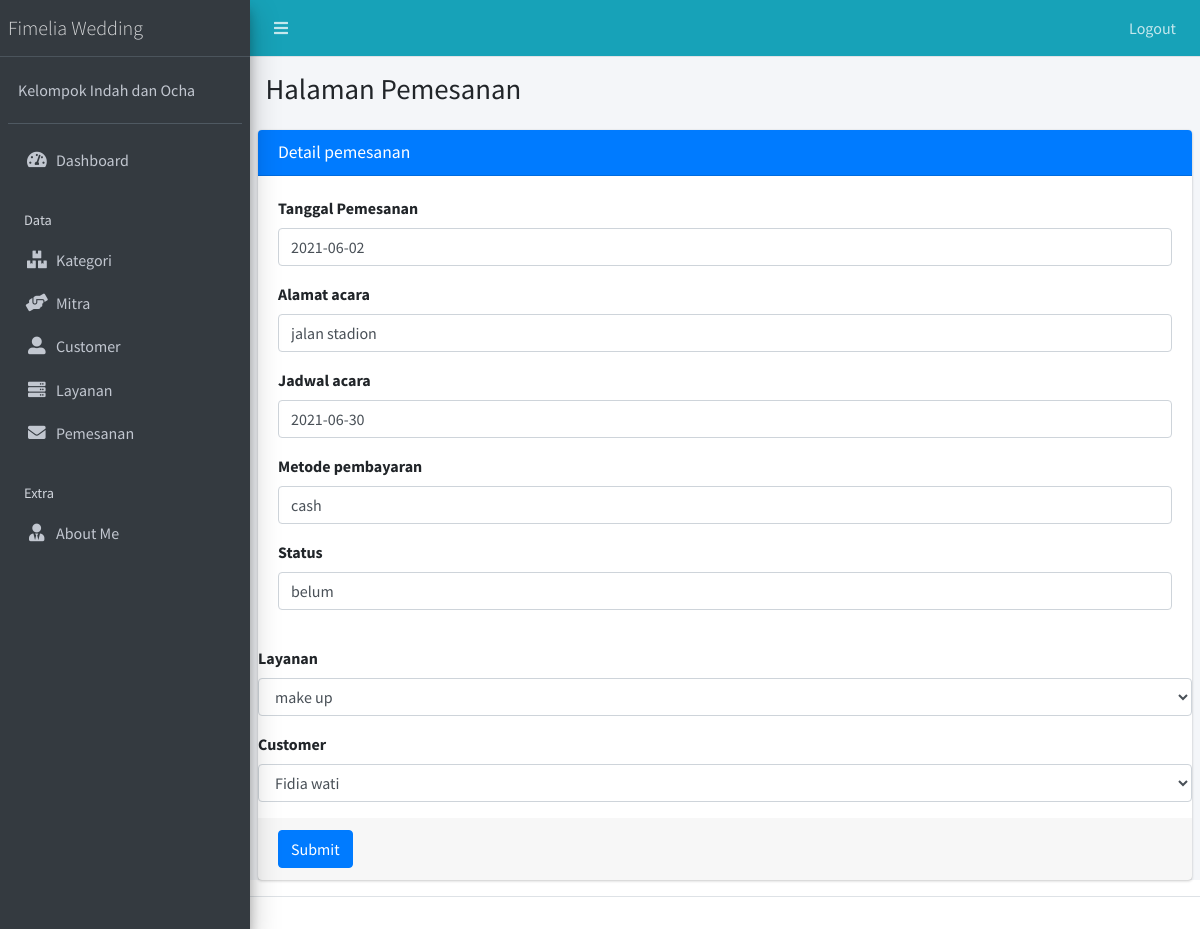
/public/pemesanan/edit/1 (signed in), run on the app's committed database.
### tables this page shows
CREATE TABLE `pemesanan` (
  `id_pemesanan` int(11) NOT NULL,
  `id_layanan` int(11) NOT NULL,
  `id_customer` int(11) NOT NULL,
  `tanggal_pemesanan` date NOT NULL,
  `alamat_acara` varchar(255) NOT NULL,
  `jadwal_acara` date NOT NULL,
  `metode_pembayaran` varchar(255) NOT NULL,
  `status` varchar(255) NOT NULL
);

CREATE TABLE `layanan` (
  `id_layanan` int(11) NOT NULL,
  `id_mitra` int(11) NOT NULL,
  `id_kategori` int(11) NOT NULL,
  `nama` varchar(255) NOT NULL,
  `stok` int(11) NOT NULL,
  `harga` int(11) NOT NULL
);

CREATE TABLE `customer` (
  `id_customer` int(11) NOT NULL,
  `nama` varchar(255) NOT NULL,
  `alamat` varchar(255) NOT NULL,
  `email` varchar(255) NOT NULL,
  `telepon` varchar(255) NOT NULL
);

### app/core/Controller.php (called while the page is built, shortened)
<?php
class Controller{
	public function view($view, $data = [])
	{
		require_once '../app/views/' . $view . '.php';
	}
	public function model($model)
	{
		return new $model;
	}
}

### app/controllers/Pemesanan.php (called while the page is built, shortened)
<?php
class pemesanan extends Controller {
	public function edit($id_pemesanan){
		$data['title'] = 'Detail pemesanan';
		$data['pemesanan'] = $this->model('PemesananModel')->getPemesananById($id_pemesanan);
        $data['layanan'] = $this->model('LayananModel')->getAllLayanan();
        $data['customer'] = $this->model('CustomerModel')->getAllCustomer();
		$this->view('pemesanan/edit', $data);
	}
}

### app/core/App.php (called while the page is built, shortened)
<?php
class App{
	protected $method = 'index';
	protected $params = [];
	public function __construct(){
		$url = $this->parseURL();
		if(file_exists('../app/controllers/' . $url[0] . '.php')){
			unset($url[0]);
		}
		$this->controller = new $this->controller;
		if(isset($url[1])){
			if(method_exists($this->controller, $url[1])){
				$this->method = $url[1];
				unset($url[1]);
			}
		}
		if(!empty($url)){
			$this->params = array_values($url);
		}
		call_user_func_array([$this->controller, $this->method], $this->params);
	}
	public function parseURL(){
		if( isset($_GET['url'])){
			$url = rtrim($_GET['url'], '/');
			$url = filter_var($url, FILTER_SANITIZE_URL);
			$url = explode('/',$url);
			return $url;
		}
	}
}

### public/index.php (called while the page is built, shortened)
<?php
$app = new App;

### app/core/Database.php (called while the page is built, shortened)
<?php
class Database{
	private $host = DB_HOST;
	private $user = DB_USER;
	private $pass = DB_PASS;
	private $dbnm = DB_NAME;
	private $dbh;
	private $stmt;
	public function __construct()
	{
		$dsn = 'mysql:host='. $this->host .';dbname='. $this->dbnm;
		$option = [
			PDO::ATTR_PERSISTENT => true,
			PDO::ATTR_ERRMODE => PDO::ERRMODE_EXCEPTION
		];
		try{
			$this->dbh = new PDO($dsn,$this->user,$this->pass, $option);
		}catch(PDOException $e){
			die($e->getMessage());
		}
	}
	public function query($query)
	{
		$this->stmt = $this->dbh->prepare($query);
	}
	public function bind($param, $value, $type = null){
		if(is_null($type)){
			switch (true) {
				default:
					$type = PDO::PARAM_STR;
			}
		}
		$this->stmt->bindValue($param, $value, $type);
	}
	public function execute()
	{
		$this->stmt->execute();
	}
	public function resultSet()
	{
		$this->execute();
		return $this->stmt->fetchAll(PDO::FETCH_ASSOC);
	}
	public function single()
	{
		$this->execute();
		return $this->stmt->fetch(PDO::FETCH_ASSOC);
	}
}

### app/models/PemesananModel.php (called while the page is built, shortened)
<?php
class PemesananModel {
	private $table = 'pemesanan';
	private $db;
	public function __construct()
	{
		$this->db = new Database;
	}
	public function getPemesananById($id_pemesanan)
	{
		$this->db->query('SELECT * FROM ' . $this->table . ' WHERE id_pemesanan=:id_pemesanan');
		$this->db->bind('id_pemesanan',$id_pemesanan);
		return $this->db->single();
	}
}

### app/models/LayananModel.php (called while the page is built, shortened)
<?php
class LayananModel {
	private $db;
	public function __construct()
	{
		$this->db = new Database;
	}
	public function getAllLayanan()
	{
		$this->db->query("SELECT layanan.id_layanan as id_layanan, mitra.nama as nama_mitra, kategori.nama_kategori as kategori , layanan.nama as nama_layanan, layanan.stok as stok, layanan.harga as harga
        FROM `layanan` join mitra ON layanan.id_mitra = mitra.id_mitra join kategori ON layanan.id_kategori = kategori.id");
		return $this->db->resultSet();
	}
}

### app/models/CustomerModel.php (called while the page is built, shortened)
<?php
class CustomerModel {
	private $table = 'customer';
	private $db;
	public function __construct()
	{
		$this->db = new Database;
	}
	public function getAllCustomer()
	{
		$this->db->query("SELECT * FROM " . $this->table );
		return $this->db->resultSet();
	}
}

### app/views/pemesanan/edit.php (the view, shortened to what this page needs)
  <div class="content-wrapper">
    <section class="content-header">
      <div class="container-fluid">
        <div class="row mb-2">
          <div class="col-sm-6">
            <h1>Halaman Pemesanan</h1>
          </div>
        </div>
      </div>
    </section>
    <section class="content">
<div class="card card-primary">
              <div class="card-header">
                <h3 class="card-title"><?= $data['title']; ?></h3>
              </div>
              <form role="form" action="<?= base_url; ?>/pemesanan/updatePemesanan" method="POST" enctype="multipart/form-data">
                <div class="card-body">
                  <div class="form-group">
                    <label >Tanggal Pemesanan</label>
                    <input type="text" class="form-control" placeholder="masukkan tanggal pemesanan..." name="tanggal_pemesanan" value="<?= $data['pemesanan']['tanggal_pemesanan'];?>">
                  </div>
                  <div class="form-group">
                    <label >Alamat acara</label>
                    <input type="text" class="form-control" placeholder="masukkan alamat acara..." name="alamat_acara" value="<?= $data['pemesanan']['alamat_acara'];?>">
                  </div>
                  <div class="form-group">
                    <label >Jadwal acara</label>
                    <input type="text" class="form-control" placeholder="masukkan jadwal acara..." name="jadwal_acara" value="<?= $data['pemesanan']['jadwal_acara'];?>">
                  </div>
                  <div class="form-group">
                    <label >Metode pembayaran</label>
                    <input type="text" class="form-control" placeholder="masukkan metode pembayaran..." name="metode_pembayaran" value="<?= $data['pemesanan']['metode_pembayaran'];?>">
                  </div>
                  <div class="form-group">
                    <label >Status</label>
                    <input type="text" class="form-control" placeholder="masukkan status..." name="status" value="<?= $data['pemesanan']['status'];?>">
                  </div>
                  </div>
                  <div class="form-group">
                    <label >Layanan</label>
                    <select class="form-control" name="id_layanan">
                         <?php foreach ($data['layanan'] as $row) :?>
                        <option value="<?= $row['id_layanan']; ?>" <?php if($data['pemesanan']['id_layanan'] == $row['id_layanan']) { echo "selected"; } ?>><?= $row['nama_layanan']; ?></option>
                      <?php endforeach; ?>
                    </select>
                  </div>
                  <div class="form-group">
                    <label >Customer</label>
                    <select class="form-control" name="id_customer">
                         <?php foreach ($data['customer'] as $row) :?>
                        <option value="<?= $row['id_customer']; ?>" <?php if($data['pemesanan']['id_customer'] == $row['id_customer']) { echo "selected"; } ?>><?= $row['nama']; ?></option>
                      <?php endforeach; ?>
                    </select>
                </div>
                <div class="card-footer">
                  <button type="submit" class="btn btn-primary">Submit</button>
                </div>
              </form>
            </div>
    </section>
  </div>

### data on the page
pemesanan: tanggal_pemesanan "2021-06-02", alamat_acara "jalan stadion", jadwal_acara "2021-06-30", metode_pembayaran "cash", status "belum", id_layanan "make up", id_customer "Fidia wati"

### other printed values
$data['title'] "Detail pemesanan"
